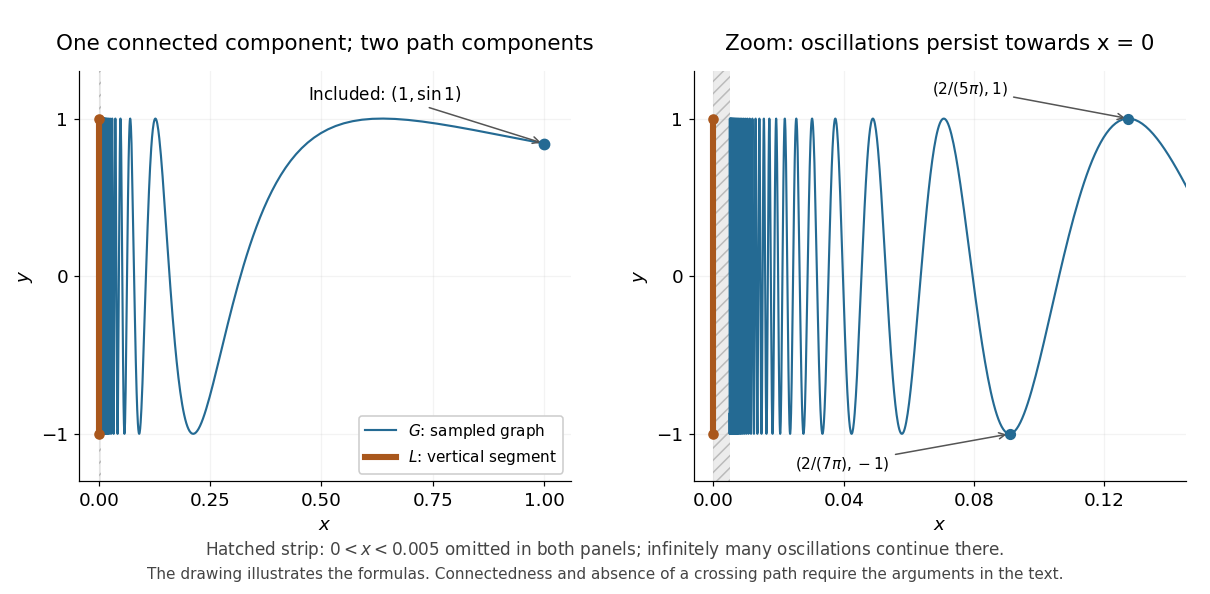

Source code (Python):
"""Write topologist-sine-curve-connection.png to the current directory.

Tested with Python 3.14.4, Matplotlib 3.10.7, and NumPy 2.3.5.
Run from _media to generate the repository image. The phase 1/x is sampled
uniformly, resolving every visible oscillation; 0 < x < 0.005 is omitted.
The finite drawing is illustrative and is not a proof of a topological property.
"""

import matplotlib

matplotlib.use("Agg")

import matplotlib.pyplot as plt
import numpy as np


def main():
    xmin = 0.005
    # At least 100 samples per sine period, including the true right endpoint.
    phase = np.linspace(1, 1 / xmin, int(np.ceil((1 / xmin - 1) * 100 / (2 * np.pi))) + 1)
    x, y = 1 / phase, np.sin(phase)
    plt.rcParams.update({"font.size": 12, "axes.titlesize": 14})
    fig, axes = plt.subplots(1, 2, figsize=(11, 5.4), facecolor="white")
    blue, orange = "#246a93", "#a9571c"
    for ax in axes:
        ax.set_facecolor("white")
        ax.axvspan(0, xmin, facecolor="#ececec", hatch="///", edgecolor="#bbbbbb", linewidth=0)
        ax.plot(x, y, color=blue, lw=1.4, label=r"$G$: sampled graph")
        # Draw L separately: never join it to a sampled graph point.
        ax.plot([0, 0], [-1, 1], color=orange, lw=4, label=r"$L$: vertical segment")
        ax.scatter([0, 0], [-1, 1], color=orange, s=35, zorder=4)
        ax.set(ylim=(-1.3, 1.3), yticks=[-1, 0, 1], xlabel=r"$x$", ylabel=r"$y$")
        ax.grid(alpha=0.15)
        ax.spines[["top", "right"]].set_visible(False)
    axes[0].set(xlim=(-0.045, 1.06), xticks=[0, 0.25, 0.5, 0.75, 1])
    axes[0].set_title("One connected component; two path components", pad=14)
    axes[0].scatter([1], [np.sin(1)], color=blue, s=45, zorder=4)
    axes[0].annotate(r"Included: $(1,\sin 1)$", xy=(1, np.sin(1)), xytext=(0.47, 1.12),
                     fontsize=11, arrowprops={"arrowstyle": "->", "color": "#555555"})
    axes[0].legend(loc="lower right", fontsize=10, framealpha=1)

    axes[1].set(xlim=(-0.006, 0.145), xticks=[0, 0.04, 0.08, 0.12])
    axes[1].set_title("Zoom: oscillations persist towards x = 0", pad=14)
    p, q = 2 / (5 * np.pi), 2 / (7 * np.pi)
    axes[1].scatter([p, q], [1, -1], color=blue, s=40, zorder=4)
    axes[1].annotate(r"$(2/(5\pi),1)$", xy=(p, 1), xytext=(0.067, 1.16),
                     fontsize=10, arrowprops={"arrowstyle": "->", "color": "#555555"})
    axes[1].annotate(r"$(2/(7\pi),-1)$", xy=(q, -1), xytext=(0.025, -1.22),
                     fontsize=10, arrowprops={"arrowstyle": "->", "color": "#555555"})
    fig.text(0.5, 0.065, r"Hatched strip: $0<x<0.005$ omitted in both panels; infinitely many oscillations continue there.",
             ha="center", fontsize=11, color="#454545")
    fig.text(0.5, 0.025, "The drawing illustrates the formulas. Connectedness and absence of a crossing path require the arguments in the text.",
             ha="center", fontsize=10, color="#454545")
    fig.subplots_adjust(left=0.065, right=0.98, top=0.88, bottom=0.19, wspace=0.25)
    fig.savefig("topologist-sine-curve-connection.png", dpi=110,
                facecolor="white", transparent=False)
    plt.close(fig)


if __name__ == "__main__":
    main()
